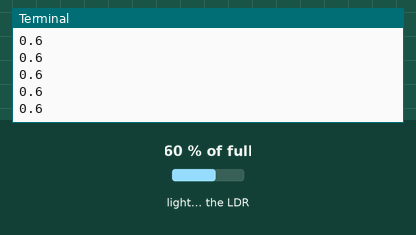
Bench run of a program on a simulated Raspberry Pi (BCM pin numbers). Shown: the last lines printed to the terminal. Inputs (shaded band) come from the test bench; at power-on: light on the LDR 60 % of full.

Above: at 1.2 s.
1.3 s: light on the LDR set to 2 % of full
At 1.31 s:
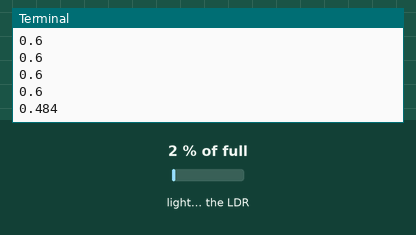
2.8 s: light on the LDR set to 25 % of full
At 2.81 s:
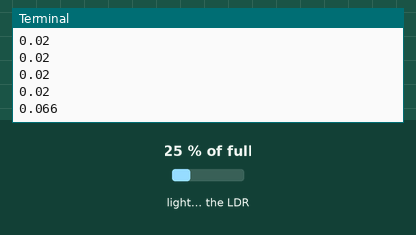
Timing chart, 0 to 5.8 s (numbered marks = the images above; inputs shaded):
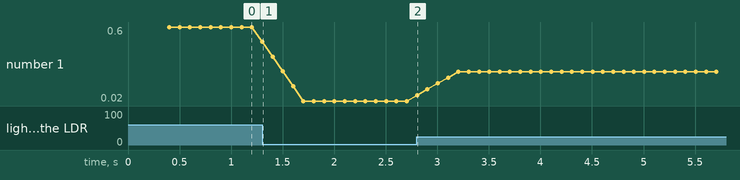

The program:

rc_value.py
```python
#info pulled from https://iotguider.in/raspberrypi/interfacing-light-dependent-resistor-ldr-in-raspberry-pi/

from gpiozero import LightSensor
import time
#setting up LightSensor on pin 4
ldr = LightSensor(4)
while True:
	#just print value to help figure out setup rc value for algorithm
	print(ldr.value)
	#print every 0.1 secs
	time.sleep(0.1)
```

Measured:
- after the input at 1.3 s, the terminal: prints a new line at once (image 1)
- after the input at 2.8 s, the terminal: prints a new line at once (image 2)
- plotted number 1: 0.6 → 0.02 after the input at 1.3 s, 0.02 → 0.25 after the input at 2.8 s
